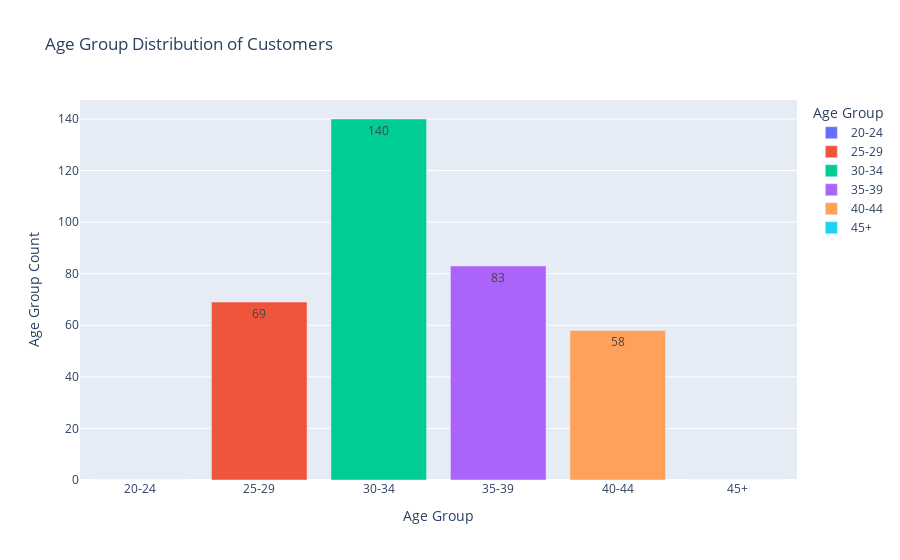

The cell this chart's notebook holds for it:
### Code cell
age_bins = [20, 25, 30, 35, 40, 45, float('inf')]
age_labels = ['20-24', '25-29', '30-34', '35-39', '40-44', '45+']

df['AgeBin'] = pd.cut(df['Age'], bins=age_bins, labels=age_labels, right=False)

age_counts = df['AgeBin'].value_counts().sort_index().reset_index()
age_counts.columns = ['Age Group', 'Age Group Count']

plot = pltx.bar(
    age_counts,
    x='Age Group',
    y='Age Group Count',
    title="Age Group Distribution of Customers",
    text='Age Group Count',
    color='Age Group'
)

plot.update_layout(
    xaxis_title="Age Group",
    yaxis_title="Age Group Count",
    xaxis={'categoryorder': 'array', 'categoryarray': age_labels}
)

# Show plot
plot.show()

### Figure 1 — Plotly figure (JSON) as saved in the notebook; plotly's stock layout.template omitted (floating-point values rounded to 4 significant figures)
{"data": [{"alignmentgroup": "True", "hovertemplate": "Age Group=%{x}<br>Age Group Count=%{text}<extra></extra>", "legendgroup": "20-24", "marker": {"color": "#636efa", "pattern": {"shape": ""}}, "name": "20-24", "offsetgroup": "20-24", "orientation": "v", "showlegend": true, "text": [0], "textposition": "auto", "type": "bar", "x": ["20-24"], "xaxis": "x", "y": [0], "yaxis": "y"}, {"alignmentgroup": "True", "hovertemplate": "Age Group=%{x}<br>Age Group Count=%{text}<extra></extra>", "legendgroup": "25-29", "marker": {"color": "#EF553B", "pattern": {"shape": ""}}, "name": "25-29", "offsetgroup": "25-29", "orientation": "v", "showlegend": true, "text": [69], "textposition": "auto", "type": "bar", "x": ["25-29"], "xaxis": "x", "y": [69], "yaxis": "y"}, {"alignmentgroup": "True", "hovertemplate": "Age Group=%{x}<br>Age Group Count=%{text}<extra></extra>", "legendgroup": "30-34", "marker": {"color": "#00cc96", "pattern": {"shape": ""}}, "name": "30-34", "offsetgroup": "30-34", "orientation": "v", "showlegend": true, "text": [140], "textposition": "auto", "type": "bar", "x": ["30-34"], "xaxis": "x", "y": [140], "yaxis": "y"}, {"alignmentgroup": "True", "hovertemplate": "Age Group=%{x}<br>Age Group Count=%{text}<extra></extra>", "legendgroup": "35-39", "marker": {"color": "#ab63fa", "pattern": {"shape": ""}}, "name": "35-39", "offsetgroup": "35-39", "orientation": "v", "showlegend": true, "text": [83], "textposition": "auto", "type": "bar", "x": ["35-39"], "xaxis": "x", "y": [83], "yaxis": "y"}, {"alignmentgroup": "True", "hovertemplate": "Age Group=%{x}<br>Age Group Count=%{text}<extra></extra>", "legendgroup": "40-44", "marker": {"color": "#FFA15A", "pattern": {"shape": ""}}, "name": "40-44", "offsetgroup": "40-44", "orientation": "v", "showlegend": true, "text": [58], "textposition": "auto", "type": "bar", "x": ["40-44"], "xaxis": "x", "y": [58], "yaxis": "y"}, {"alignmentgroup": "True", "hovertemplate": "Age Group=%{x}<br>Age Group Count=%{text}<extra></extra>", "legendgroup": "45+", "marker": {"color": "#19d3f3", "pattern": {"shape": ""}}, "name": "45+", "offsetgroup": "45+", "orientation": "v", "showlegend": true, "text": [0], "textposition": "auto", "type": "bar", "x": ["45+"], "xaxis": "x", "y": [0], "yaxis": "y"}], "layout": {"barmode": "relative", "legend": {"title": {"text": "Age Group"}, "tracegroupgap": 0}, "title": {"text": "Age Group Distribution of Customers"}, "xaxis": {"anchor": "y", "categoryarray": ["20-24", "25-29", "30-34", "35-39", "40-44", "45+"], "categoryorder": "array", "domain": [0, 1], "title": {"text": "Age Group"}}, "yaxis": {"anchor": "x", "domain": [0, 1], "title": {"text": "Age Group Count"}}}}
